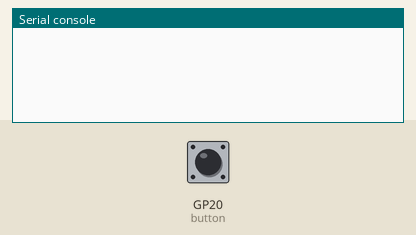
The program below on a simulated Raspberry Pi Pico running MicroPython. Shown: the last lines printed to the serial console. The test bench sets the inputs (shaded band); at power-on: GP20 (button) HIGH.

Above: at 1.2 s.
1.3 s: GP20 (button) pulled LOW for 0.15 s
At 1.44 s:
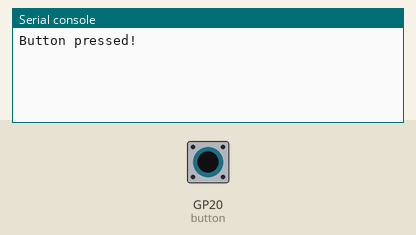
At 2.4 s:
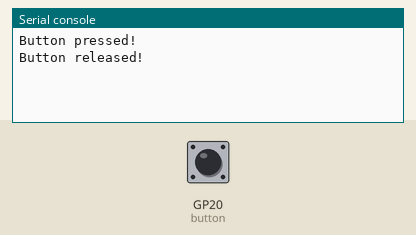

Measured:
- after the input at 1.3 s, the serial console: prints a new line at once (image 1)

The program:

sample_button.py
```python
import machine
import time

button = machine.Pin(20, machine.Pin.IN, machine.Pin.PULL_UP)

while True:
    first = button.value()
    time.sleep(0.01)
    second = button.value()
    if first and not second:
        print('Button pressed!')
    elif not first and second:
        print('Button released!')
```
